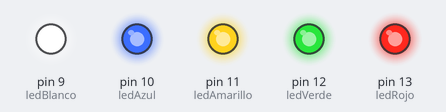
Recording of a sketch running on a simulated Arduino Uno, built with avr-gcc and run on an emulated ATmega328P. On the bench: output pins drawn as LEDs (lit = HIGH).

Above: at 0.45 s.
At 0.65 s:
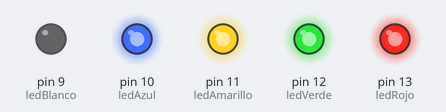
At 1.25 s:
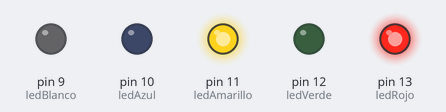
At 1.55 s:
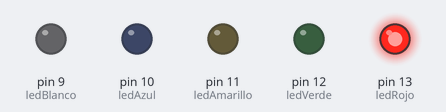
At 2.95 s:
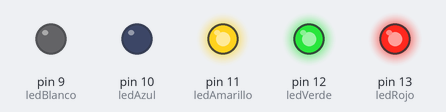
At 3.85 s:
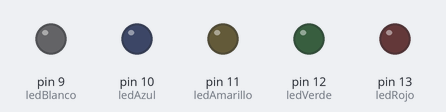
Timing chart, 0 to 4.6 s (numbered marks = the images above):
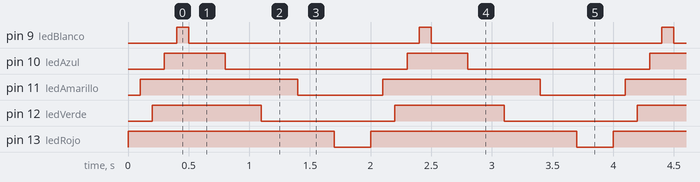

The sketch:

leds5.ino
```cpp
int ledRojo = 13;
int ledVerde = 12;
int ledAmarillo = 11;
int ledAzul = 10;
int ledBlanco = 9;

void setup() {
pinMode(ledVerde, OUTPUT);
pinMode(ledAmarillo, OUTPUT);
pinMode(ledRojo, OUTPUT);
pinMode(ledAzul, OUTPUT);
pinMode(ledBlanco, OUTPUT);
}

void loop() {
  digitalWrite(ledRojo, HIGH);
  delay(100);
  digitalWrite(ledAmarillo, HIGH);
  delay(100);
  digitalWrite(ledVerde, HIGH);
  delay(100);
  digitalWrite(ledAzul, HIGH);
  delay(100);
  digitalWrite(ledBlanco, HIGH);
  delay(100);

  digitalWrite(ledBlanco, LOW);
  delay(300);
  digitalWrite(ledAzul, LOW);
  delay(300);
  digitalWrite(ledVerde, LOW);
  delay(300);
  digitalWrite(ledAmarillo, LOW);
  delay(300);
  digitalWrite(ledRojo, LOW);
  delay(300);

}
```

Measured:
- by itself, pin 9 (ledBlanco): alternates HIGH for 0.10 s and LOW for 1.9 s
- by itself, pin 10 (ledAzul): alternates HIGH for 0.50 s and LOW for 1.5 s
- by itself, pin 11 (ledAmarillo): alternates HIGH for 1.3 s and LOW for 0.70 s
- by itself, pin 12 (ledVerde): alternates HIGH for 0.90 s and LOW for 1.1 s
- by itself, pin 13 (ledRojo): alternates HIGH for 1.7 s and LOW for 0.30 s
